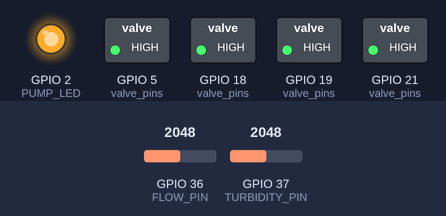
Bench run of a sketch on a simulated ESP32. On the bench: switched loads named in the sketch (green lamp = pin HIGH), output pins drawn as LEDs (lit = HIGH). Inputs (shaded band) come from the test bench; at power-on: GPIO 37 (TURBIDITY_PIN) = 2048, GPIO 36 (FLOW_PIN) = 2048. WiFi joins after 1.5 s; servers stay silent unless stated; what the sketch prints to the serial monitor is not drawn.

Above: at 1.8 s.
1.9 s: GPIO 37 (TURBIDITY_PIN) set to 2395
3.4 s: GPIO 37 (TURBIDITY_PIN) set to 2496
At 5.2 s:
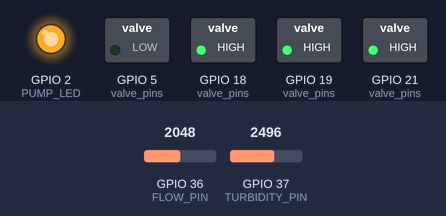
5.5 s: GPIO 36 (FLOW_PIN) set to 221
8.5 s: GPIO 36 (FLOW_PIN) set to 189
At 9.6 s:
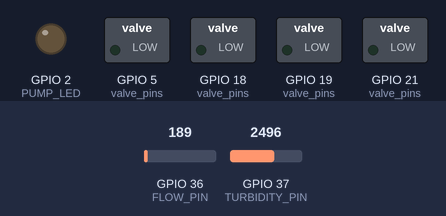
10.5 s: GPIO 36 (FLOW_PIN) set to 491
At 12.2 s:
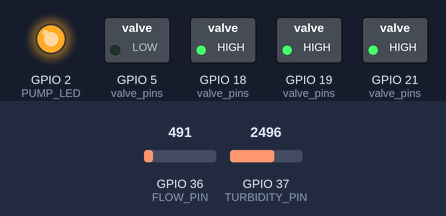
12.5 s: GPIO 36 (FLOW_PIN) set to 60
At 14.1 s:
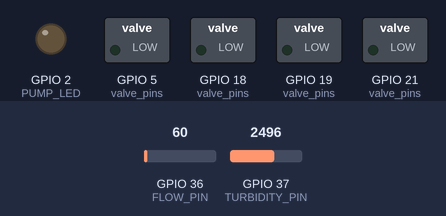
Timing chart, 0 to 15.5 s (numbered marks = the images above; inputs shaded):
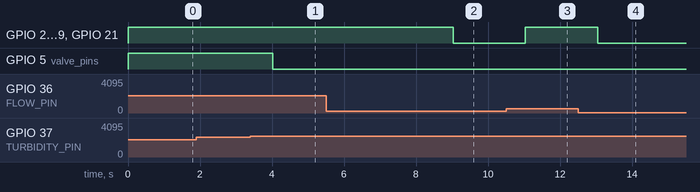

The sketch:

aquamind_hardware_test.ino
```cpp
#include <WiFi.h>

// WiFi credentials - UPDATE THESE
const char* ssid = "YOUR_WIFI_SSID";
const char* password = "YOUR_WIFI_PASSWORD";

// Hardware pins
#define FLOW_PIN A0
#define TURBIDITY_PIN A1
#define PUMP_LED 2
#define VALVE_LEDS {5, 18, 19, 21}

int valve_pins[] = VALVE_LEDS;

void setup() {
  Serial.begin(115200);

  // Initialize LED pins
  pinMode(PUMP_LED, OUTPUT);
  for(int i = 0; i < 4; i++) {
    pinMode(valve_pins[i], OUTPUT);
  }

  // Connect WiFi (optional)
  WiFi.begin(ssid, password);

  Serial.println("🌊 AquaMind Hardware Test Ready");
  Serial.println("Adjust potentiometers to test scenarios:");
  Serial.println("- Normal: Both pots at mid-position");
  Serial.println("- Contamination: Turbidity pot high");
  Serial.println("- Emergency: Both pots extreme");
}

void loop() {
  // Read sensor values (0-4095 on ESP32)
  int flow = analogRead(FLOW_PIN);
  int turbidity = analogRead(TURBIDITY_PIN);

  // Convert to 0-1000 range for easier testing
  float flowValue = map(flow, 0, 4095, 0, 1000);
  float turbidityValue = map(turbidity, 0, 4095, 0, 1000);

  // AI Decision Logic
  String decision = makeDecision(flowValue, turbidityValue);

  // Execute hardware control
  executeDecision(decision);

  // Print status
  Serial.printf("Flow: %3.0f | Turbidity: %3.0f | Decision: %s\n",
                flowValue, turbidityValue, decision.c_str());

  delay(1000);
}

String makeDecision(float flow, float turbidity) {
  bool anomaly = (turbidity > 600 || flow < 100);

  if (turbidity > 800 || flow < 50) {
    return "shutdown";
  } else if (anomaly) {
    return "purify";
  } else {
    return "normal";
  }
}

void executeDecision(String decision) {
  if(decision == "shutdown") {
    // Emergency: All off
    digitalWrite(PUMP_LED, LOW);
    for(int i = 0; i < 4; i++) {
      digitalWrite(valve_pins[i], LOW);
    }
    Serial.println("🔴 EMERGENCY: All systems OFF");

  } else if(decision == "purify") {
    // Purify: Pump on, close contaminated valve
    digitalWrite(PUMP_LED, HIGH);
    digitalWrite(valve_pins[0], LOW);  // Close contaminated
    for(int i = 1; i < 4; i++) {
      digitalWrite(valve_pins[i], HIGH); // Keep clean open
    }
    Serial.println("🟡 PURIFY: Contaminated line isolated");

  } else {
    // Normal: All on
    digitalWrite(PUMP_LED, HIGH);
    for(int i = 0; i < 4; i++) {
      digitalWrite(valve_pins[i], HIGH);
    }
    Serial.println("🟢 NORMAL: All systems operational");
  }
}
```

Measured:
- the behaviour switches between 2461 and 2462 on GPIO 37 (TURBIDITY_PIN) (found by bisection; images 0 and 1)
- the behaviour switches between 205 and 204 on GPIO 36 (FLOW_PIN) (found by bisection; images 1 and 2)
- after the input at 1.9 s, every drawn part: stays the same
- after the input at 3.4 s, GPIO 5 (valve_pins): HIGH → LOW after 0.63 s
- after the input at 5.5 s, every drawn part: stays the same
- after the input at 8.5 s, GPIO 2 (PUMP_LED), GPIO 18 (valve_pins), GPIO 19 (valve_pins), GPIO 21 (valve_pins): HIGH → LOW after 0.54 s
- after the input at 10.5 s, GPIO 2 (PUMP_LED), GPIO 18 (valve_pins), GPIO 19 (valve_pins), GPIO 21 (valve_pins): LOW → HIGH after 0.54 s
- after the input at 12.5 s, GPIO 2 (PUMP_LED), GPIO 18 (valve_pins), GPIO 19 (valve_pins), GPIO 21 (valve_pins): HIGH → LOW after 0.54 s
